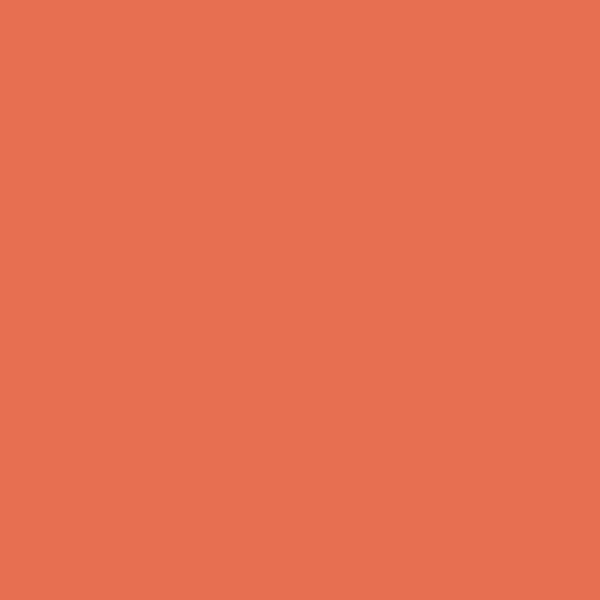
Frame 1 (no input)
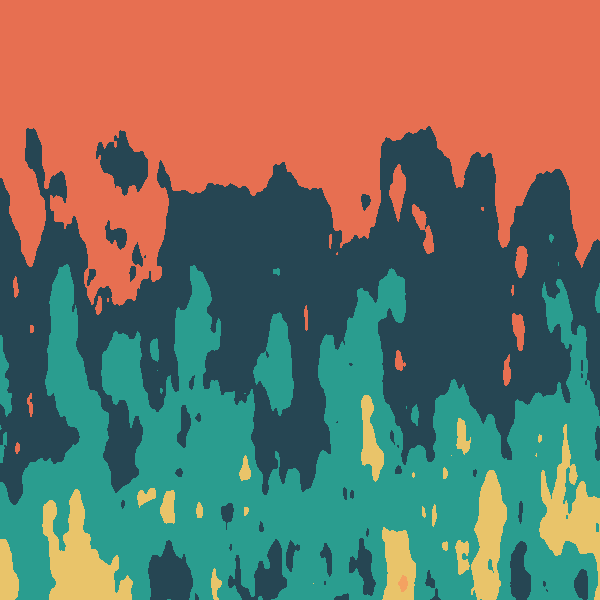
Frame 60 (the mouse pressed at the canvas centre just before this capture)
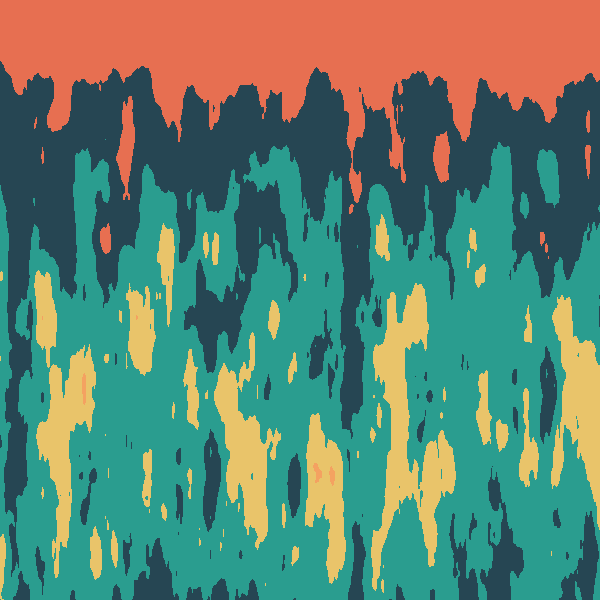
Frame 120 (the mouse held since frame 60 and released just before this capture)

The Processing sketch that drew these frames (run headless with seeded random() and noise(); from frame 60 on, the mouse is pressed at the canvas centre):

// Processing sketch: sketch
// ── sketch.pde
// INFO ************** //
//////////////////////////////
/*
GENUARY / DAY 22 / DRAW A LINE. WRONG ANSWERS ONLY
*/

// LIBRERÍAS ************** //
//////////////////////////////

// VARIABLES GLOBALES ***** //
//////////////////////////////
int ancho = 600;
int alto = 600;
String pathData = "../../data/";
String pathExport = "../../export/";

float nX, nY;

// SETUP ****************** //
//////////////////////////////
void settings(){
  size(ancho, alto);
}

void setup(){
  nX = random(0.001, 0.05);
  nY = random(0.001, 0.05);

}

// LOOP ******************* //
//////////////////////////////
void draw(){
  float t = frameCount*0.005;
  loadPixels();
  for(int y = 0; y < alto; y++){
    for(int x = 0; x < ancho; x++){
      float n1 = noise(x*nX, y*nY, t);
      float n2 = sin(y*nY*0.5*t);
      int cual = int((n1*n2)*6);
      switch(cual) {
        case 1:
          pixels[( y * width ) + x] = #264653;
        break;
        case 2:
          pixels[( y * width ) + x] = #2a9d8f;
        break;
        case 3:
          pixels[( y * width ) + x] = #e9c46a;
        break;
        case 4:
          pixels[( y * width ) + x] = #f4a261;
        break;
        case 5:
          pixels[( y * width ) + x] = #e76f51;
        break;
        default:
          pixels[( y * width ) + x] = #e76f51;
        break;
      }
    }
  }
  updatePixels();
}

// FUNCIONES ************** //
//////////////////////////////

void keyPressed(){
  if(key == 's'){
    save(pathExport + "G23/" + timeStamp() + ".png");
  }
}

String timeStamp(){
  String y = str(year());
  String m = nf(month(), 2);
  String d = nf(day(), 2);
  String h = nf(hour(), 2);
  String mn = nf(minute(), 2);
  String s = nf(second(), 2);

  String ts = y + m + d + h + h + m + s;

  return ts;
}

void mousePressed(){
  setup();
}
